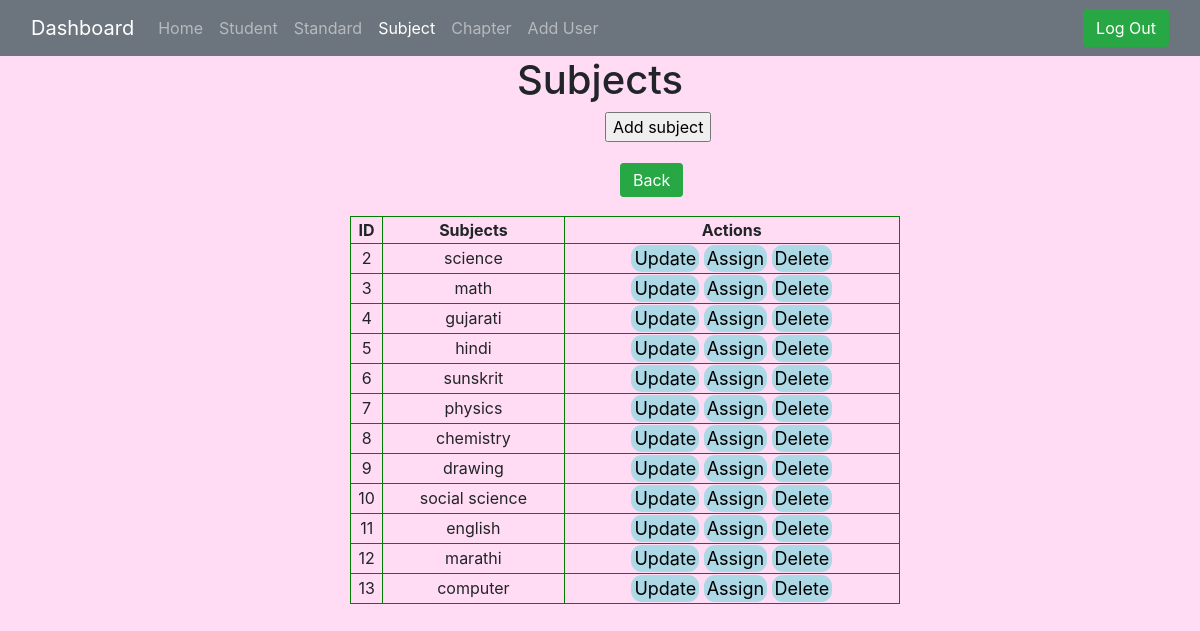
Screenshot of /subjects.php (signed in) with the database file from the repository.
### tables this page shows
CREATE TABLE `subject` (
  `id` int NOT NULL,
  `sub_name` varchar(100) NOT NULL
);

### subjects.php (the view, shortened to what this page needs)
<?php include "navbar.php"?>
<!DOCTYPE html>
<html lang="en">
<head>
    <link rel="stylesheet" href="https://stackpath.bootstrapcdn.com/bootstrap/4.5.0/css/bootstrap.min.css">
    <link rel="stylesheet" href="https://maxcdn.bootstrapcdn.com/font-awesome/4.7.0/css/font-awesome.min.css">
</head>
<body>
    <h1 class="header">Subjects</h1>
    <a href="addsub.php"><input class="btn1" type="button" value="Add subject"></a><br>
    <a class='btn btn-success backbtn'  href='dashboard.php'>Back</a><br>
</body>
</html>
<?php
require "db.php";
$query = "SELECT * FROM `subject`";
$result = mysqli_query($conn, $query);
echo "<table class='table1' border='1'>
        <br>
        <tr>
        <th>ID</th>
        <th>Subjects</th>
        <th>Actions</th>
        </tr>";
while ($row = mysqli_fetch_array($result)) {
    echo "<tr>";
    echo "<td>" . $row['id'] . "</td>";
    echo "<td>" . $row['sub_name'] . "</td>";
    echo "<td>" . "<a class='buttons' href='updateSubject.php?id=" . $row['id'] . "'>Update</a>" . " " ."<a class='buttons' href='assignSubject.php?id=" . $row['id'] . "'>Assign</a>" . " " . "<a class='buttons' href='deleteSubject.php?id=" . $row['id'] . "'>Delete</a>" . "</td>";;
    echo "</tr>";
}
echo "</table>";
?>

### subjects.php (style rules this page uses)
body { background-color: #ffdcf3; }
.header { text-align: center; }
.table1 { border: 1px solid green; border-spacing: 0; text-align: center; width: 550px; border-radius: 2px; margin-left: 350px; }
.buttons { color: black; text-decoration: none; background: lightblue; border-radius: 11px; padding: 3px; width: 60px; border: none; font-size: 18px; }
.btn1 { display: block; margin-left: 605px; }
.backbtn { display: inline; width: 100px; margin-bottom: 60px; margin-left: 620px; }

### rows the page displays
subject: id "2", sub_name "science"
subject: id "3", sub_name "math"
subject: id "4", sub_name "gujarati"
subject: id "5", sub_name "hindi"
subject: id "6", sub_name "sunskrit"
subject: id "7", sub_name "physics"
subject: id "8", sub_name "chemistry"
subject: id "9", sub_name "drawing"
subject: id "10", sub_name "social science"
subject: id "11", sub_name "english"
subject: id "12", sub_name "marathi"
subject: id "13", sub_name "computer"
